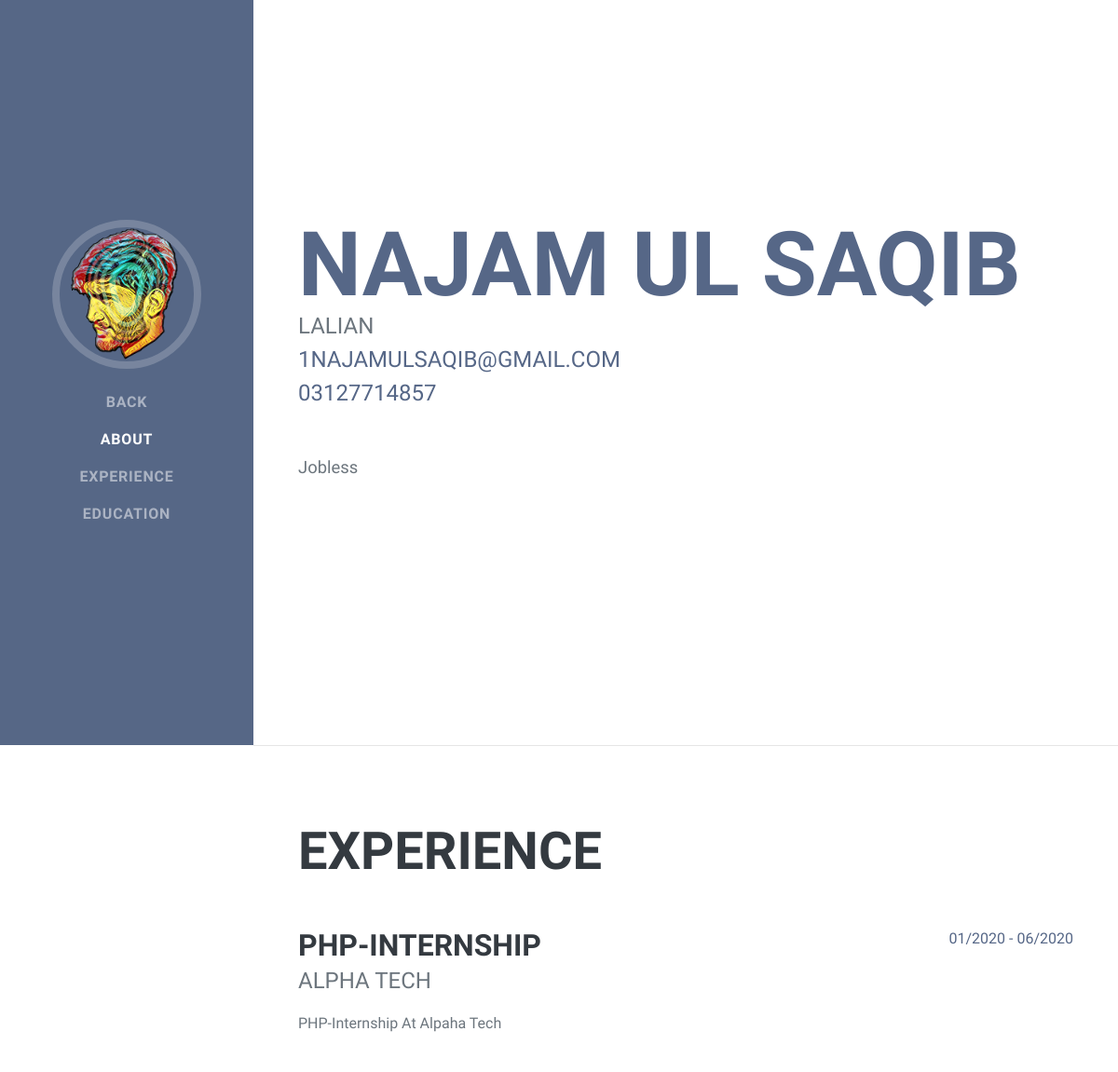
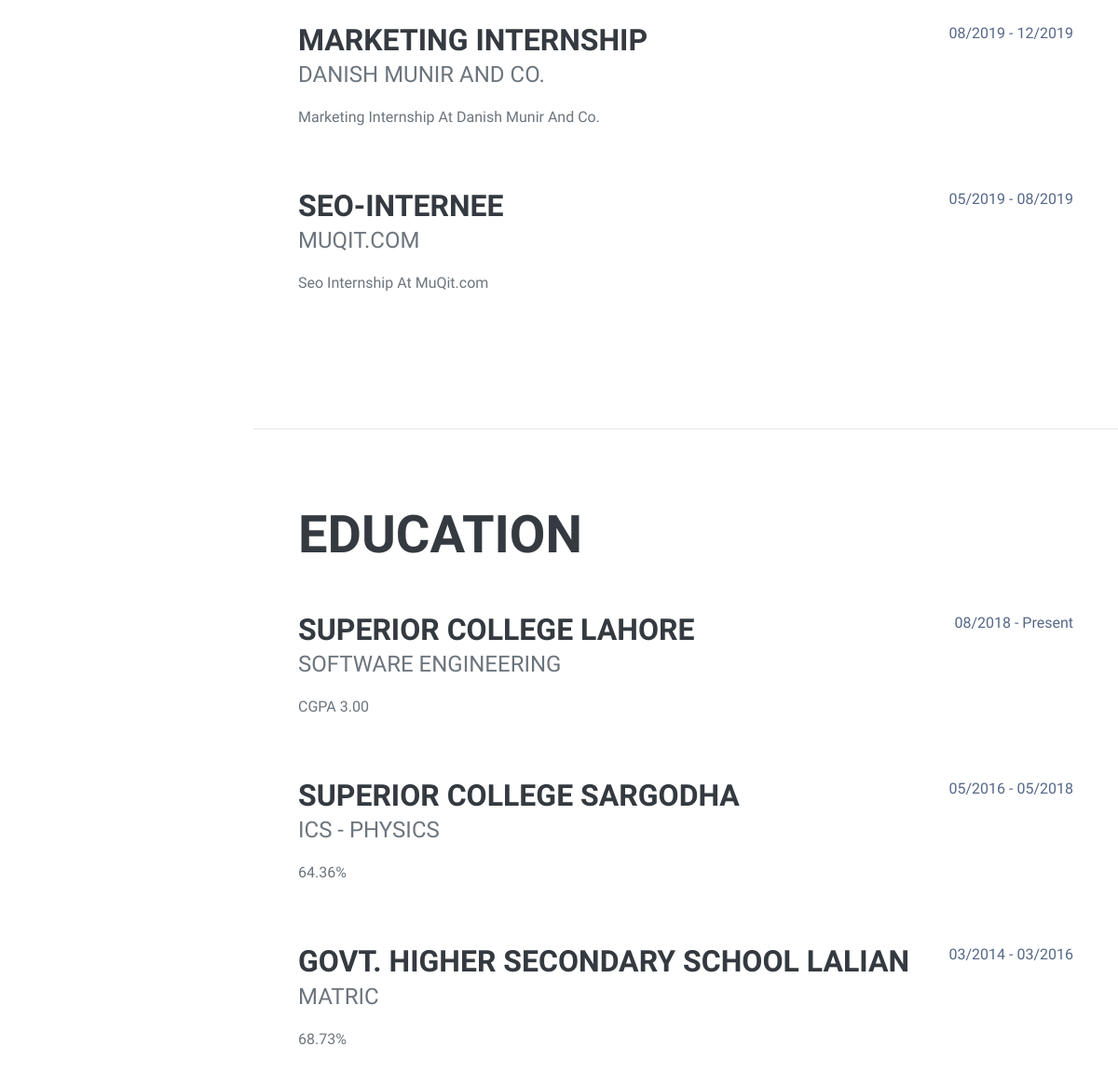
The app's page /ecplorecv.php?id=2 (signed in) with its own data (2 pictures, top to bottom).
### tables this page shows
CREATE TABLE `user` (
  `userid` int(11) NOT NULL,
  `name` varchar(99) NOT NULL,
  `email` varchar(99) NOT NULL,
  `pass` varchar(99) NOT NULL,
  `address` varchar(999) NOT NULL,
  `phone` varchar(20) NOT NULL,
  `about` varchar(3000) NOT NULL,
  `profile` varchar(999) NOT NULL
);

CREATE TABLE `work` (
  `id` int(11) NOT NULL,
  `userid` int(11) NOT NULL,
  `jobtitle` varchar(99) NOT NULL,
  `company` varchar(99) NOT NULL,
  `aboutjob` varchar(3000) NOT NULL,
  `startjob` varchar(99) NOT NULL,
  `endjob` varchar(99) NOT NULL,
  `experiance` int(11) NOT NULL
);

CREATE TABLE `education` (
  `id` int(11) NOT NULL,
  `userid` int(11) NOT NULL,
  `title` varchar(99) NOT NULL,
  `institute` varchar(99) NOT NULL,
  `totalmarks` int(11) NOT NULL,
  `obtainedmarks` int(11) NOT NULL,
  `start` varchar(99) NOT NULL,
  `end` varchar(99) NOT NULL
);

### ecplorecv.php (the view, shortened to what this page needs)
<?php
include "connect.php";
$id = $_GET['id'];
?>
<!DOCTYPE html>
<html lang="en">
    <head>
        <link href="css/styles1.css" rel="stylesheet">
    </head>
    <body id="page-top">
        <?php
            $qry = "SELECT * FROM `user` WHERE `userid` = $id";
            $rsl = $con->query($qry);
            $row = $rsl->fetch_assoc();
        ?>
        <nav class="navbar navbar-expand-lg navbar-dark bg-primary fixed-top" id="sideNav">
            <a class="navbar-brand js-scroll-trigger" href="#page-top">
                <span class="d-none d-lg-block"><img class="img-fluid img-profile rounded-circle mx-auto mb-2" src="<?php echo ucwords($row['profile']); ?>" alt="" /></span>
            </a>
            <div class="collapse navbar-collapse" id="navbarSupportedContent">
                <ul class="navbar-nav">
                    <li class="nav-item"><a class="nav-link" href="admin">Back</a></li>
                    <li class="nav-item"><a class="nav-link js-scroll-trigger" href="#about">About</a></li>
                    <li class="nav-item"><a class="nav-link js-scroll-trigger" href="#experience">Experience</a></li>
                    <li class="nav-item"><a class="nav-link js-scroll-trigger" href="#education">Education</a></li>
                </ul>
            </div>
        </nav>
        <div class="container-fluid p-0">
            <section class="resume-section" id="about">
                <div class="resume-section-content">
                    <h1 class="mb-0">
                        <span class="text-primary"><?php echo ucwords($row['name']); ?></span>
                    </h1>
                    <div class="subheading mb-5">
                        <?php echo ucwords($row['address']); ?><br>
                        <a href="mailto:<?php echo ucwords($row['email']); ?>"><?php echo ucwords($row['email']); ?></a><br>
                        <a href="tel:<?php echo ucwords($row['phone']); ?>"><?php echo ucwords($row['phone']); ?></a>
                    </div>
                    <p class="lead mb-5"><?php echo ucwords($row['about']); ?></p>
                </div>
            </section>
            <hr class="m-0" />
            <?php
            $qry = "SELECT * FROM `work` WHERE `userid` = $id ORDER BY `id` DESC";
            $rsl = $con->query($qry);
            ?>
            <section class="resume-section" id="experience">
                <div class="resume-section-content">
                    <h2 class="mb-5">Experience</h2>
                    <?php
                    while($row=$rsl->fetch_assoc()){ ?>
                    <div class="d-flex flex-column flex-md-row justify-content-between mb-5">
                        <div class="flex-grow-1">
                            <h3 class="mb-0"><?php echo ucwords($row['jobtitle']); ?></h3>
                            <div class="subheading mb-3"><?php echo ucwords($row['company']); ?></div>
                            <p><?php echo ucwords($row['aboutjob']); ?></p>
                        </div>
                        <div class="flex-shrink-0"><span class="text-primary"><?php echo ucwords($row['startjob']); ?> - <?php echo ucwords($row['endjob']); ?></span></div>
                    </div>
                    <?php }?>
                </div>
            </section>
            <hr class="m-0" />
            <?php
            $qry = "SELECT * FROM `education` WHERE `userid` = $id";
            $rsl = $con->query($qry);
            ?>
            <section class="resume-section" id="education">
                <div class="resume-section-content">
                    <h2 class="mb-5">Education</h2>
                    <?php
                    while($row=$rsl->fetch_assoc()){ ?>
                    <div class="d-flex flex-column flex-md-row justify-content-between mb-5">
                        <div class="flex-grow-1">
                            <h3 class="mb-0"><?php echo ucwords($row['institute']); ?></h3>
                            <div class="subheading mb-3"><?php echo ucwords($row['title']); ?>    </div>
                            <p>
                                <?php
                                $num = (float)$row['totalmarks'];
                                if($num <= 4){
                                    echo "CGPA ".number_format($row['obtainedmarks'], 2);
                                }
                                else{
                                    $tm = $row['totalmarks'];
                                    $om = $row['obtainedmarks'];
                                    $marks = ($om/$tm)*100;
                                    echo number_format($marks, 2)."%";
                                }
                                ?>
                            </p>
                        </div>
                        <div class="flex-shrink-0"><span class="text-primary"><?php echo ucwords($row['start']); ?> - <?php echo ucwords($row['end']); ?></span></div>
                    </div>
                    <?php }?>
                </div>
            </section>
        </div>
    </body>
</html>

### records on screen
user: profile (picture), name "NAJAM UL SAQIB", address "LALIAN", email "1NAJAMULSAQIB@GMAIL.COM", phone "03127714857", about "Jobless"
work: jobtitle "PHP-INTERNSHIP", company "ALPHA TECH", aboutjob "PHP-Internship At Alpaha Tech", startjob "01/2020", endjob "06/2020"
work: jobtitle "MARKETING INTERNSHIP", company "DANISH MUNIR AND CO.", aboutjob "Marketing Internship At Danish Munir And Co.", startjob "08/2019", endjob "12/2019"
work: jobtitle "SEO-INTERNEE", company "MUQIT.COM", aboutjob "Seo Internship At MuQit.com", startjob "05/2019", endjob "08/2019"
education: institute "SUPERIOR COLLEGE LAHORE", title "SOFTWARE ENGINEERING", obtainedmarks "3.00", start "08/2018", end "Present"
education: institute "SUPERIOR COLLEGE SARGODHA", title "ICS - PHYSICS", marks "64.36", start "05/2016", end "05/2018"
education: institute "GOVT. HIGHER SECONDARY SCHOOL LALIAN", title "MATRIC", marks "68.73", start "03/2014", end "03/2016"
